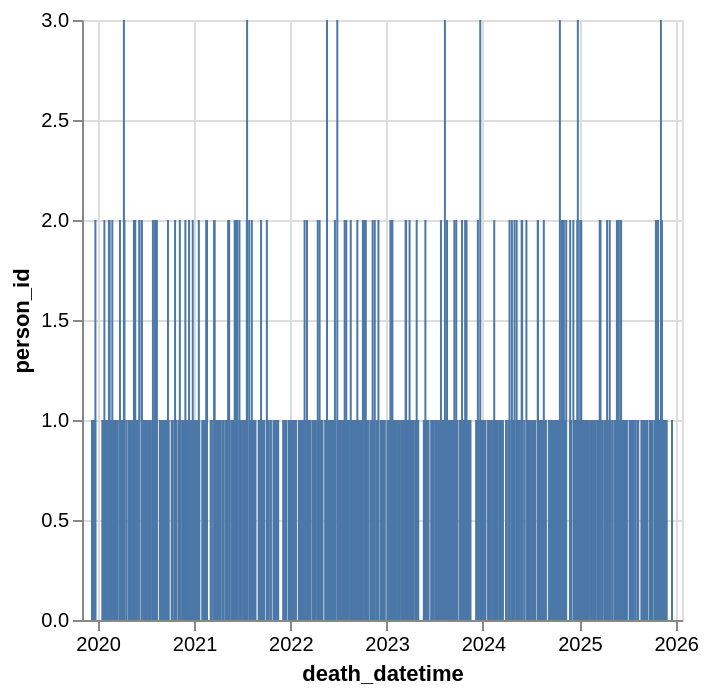

Notebook code for this chart:
### Code cell
alt.Chart(death_dates_summary).mark_bar(size=1).encode(
    alt.X('death_datetime:T', scale=alt.Scale(padding=5)),
    y='person_id:Q'
)

### Figure 1 — Vega-Lite specification as saved in the notebook (floating-point values rounded to 4 significant figures; data arrays with more than 128 entries replaced by an {"elided": "..."} marker saying what was removed)
{"config": {"view": {"continuousWidth": 300, "continuousHeight": 300}}, "data": {"name": "data-653df10c5614fc1f49fda322a7f9dc8a"}, "mark": {"type": "bar", "size": 1}, "encoding": {"x": {"field": "death_datetime", "scale": {"padding": 5}, "type": "temporal"}, "y": {"field": "person_id", "type": "quantitative"}}, "$schema": "https://vega.github.io/schema/vega-lite/v6.4.1.json", "datasets": {"data-653df10c5614fc1f49fda322a7f9dc8a": {"elided": "698 records"}}}
